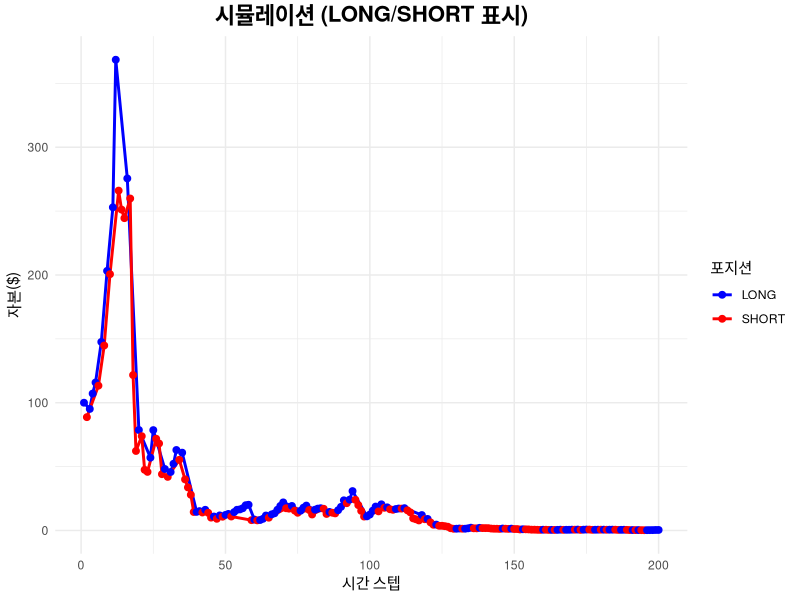

This figure's R source:
install.packages("ggplot2")
install.packages("dplyr")

library(ggplot2)
library(dplyr)

initial_capital <- 100       
leverage <- 20               
fee_rate <- 0.001            
n_steps <- 200               
set.seed(42)                 

price_change <- rnorm(n_steps, mean = 0, sd = 0.01)  

df <- data.frame(
  step = 1:n_steps,
  price_change = price_change,
  capital_before = numeric(n_steps),
  profit = numeric(n_steps),
  fee = numeric(n_steps),
  capital_after = numeric(n_steps),
  leverage = leverage,
  position = rep("LONG", n_steps)
)

df$capital_before[1] <- initial_capital
df$capital_after[1] <- initial_capital

for (i in 2:n_steps) {
  prev_capital <- df$capital_after[i-1]
  df$capital_before[i] <- prev_capital
  
  profit <- price_change[i] * leverage * prev_capital
  fee <- abs(profit) * fee_rate
  capital_new <- prev_capital + profit - fee
  
  df$profit[i] <- profit
  df$fee[i] <- fee
  df$capital_after[i] <- capital_new
  
  df$position[i] <- ifelse(price_change[i] >= 0, "LONG", "SHORT")
}

summary_df <- df %>%
  summarise(
    initial_capital = first(capital_before),
    final_capital = last(capital_after),
    max_capital = max(capital_after),
    min_capital = min(capital_after),
    total_profit = sum(profit),
    total_fee = sum(fee),
    net_profit = last(capital_after) - first(capital_before)
  )

print("==== 전체 시뮬레이션 요약 ====")
print(summary_df)

print("==== 단계별 상세 샘플 (처음 10 단계) ====")
print(df[1:10, ])

ggplot(df, aes(x = step, y = capital_after, color = position)) +
  geom_line(size = 1) +
  geom_point(aes(color = position), size = 2) +
  scale_color_manual(values = c("LONG" = "blue", "SHORT" = "red")) +
  labs(
    title = "시뮬레이션 (LONG/SHORT 표시)",
    x = "시간 스텝",
    y = "자본($)",
    color = "포지션"
  ) +
  theme_minimal() +
  theme(
    plot.title = element_text(hjust = 0.5, face = "bold", size = 16)
  )
